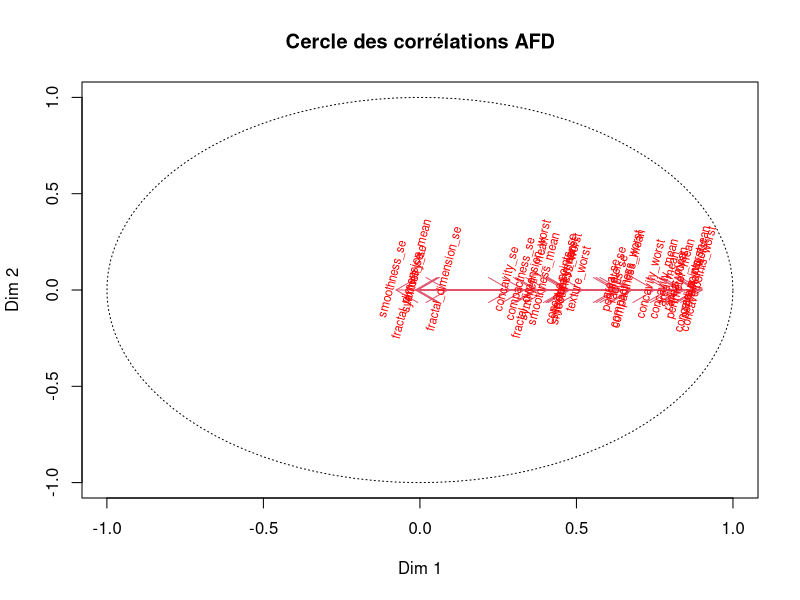
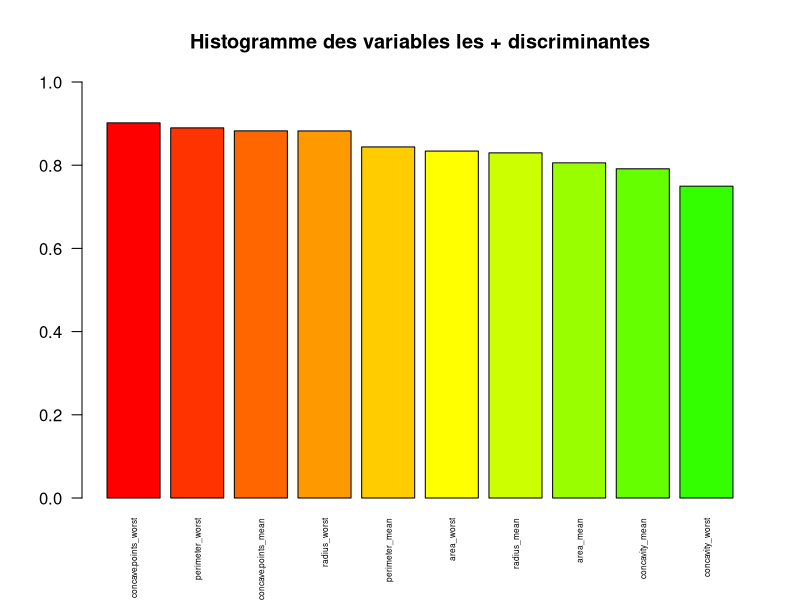

Reproduce these figures in R, in order.
## ---- chunk 1
knitr::opts_chunk$set(echo = TRUE)
## ---- chunk 2
data <- read.csv("data/data_cleaned.csv", header = TRUE, sep = ",")
data$diagnosis <- as.factor(data$diagnosis)

## ---- chunk 3
head(data)
# dim(data)
# str(data)
## ---- chunk 4
library(MASS)
## ---- chunk 5
res.afd <- lda(diagnosis ~ ., data = data)
res.afd
## ---- chunk 6
F12 = predict(res.afd, prior=rep(1/2,2))$x
cercle_correlation=cor(data[,-1],F12)
cercle_correlation <- cbind(cercle_correlation, rep(0, nrow(cercle_correlation)))
a=seq(0,2* pi,length=100)
plot(cos(a), sin(a), type='l',lty=3,xlab='Dim 1', ylab='Dim 2',main="Cercle des corrélations AFD" )

arrows(0,0,cercle_correlation[,1],cercle_correlation[,2],col=2)
text(cercle_correlation,labels=colnames(data[,-1]), col = "red", cex = 0.7, pos = 3, offset = 0.5, srt = 75)

## ---- chunk 7
most_discriminant <- sort(abs(cercle_correlation[,1]), decreasing = TRUE)[1:10]
barplot(most_discriminant, names.arg=colnames(most_discriminant), las=2, col=rainbow(30), main="Histogramme des variables les + discriminantes", cex.names = 0.5, horiz = FALSE, ylim = c(0,1)) 


